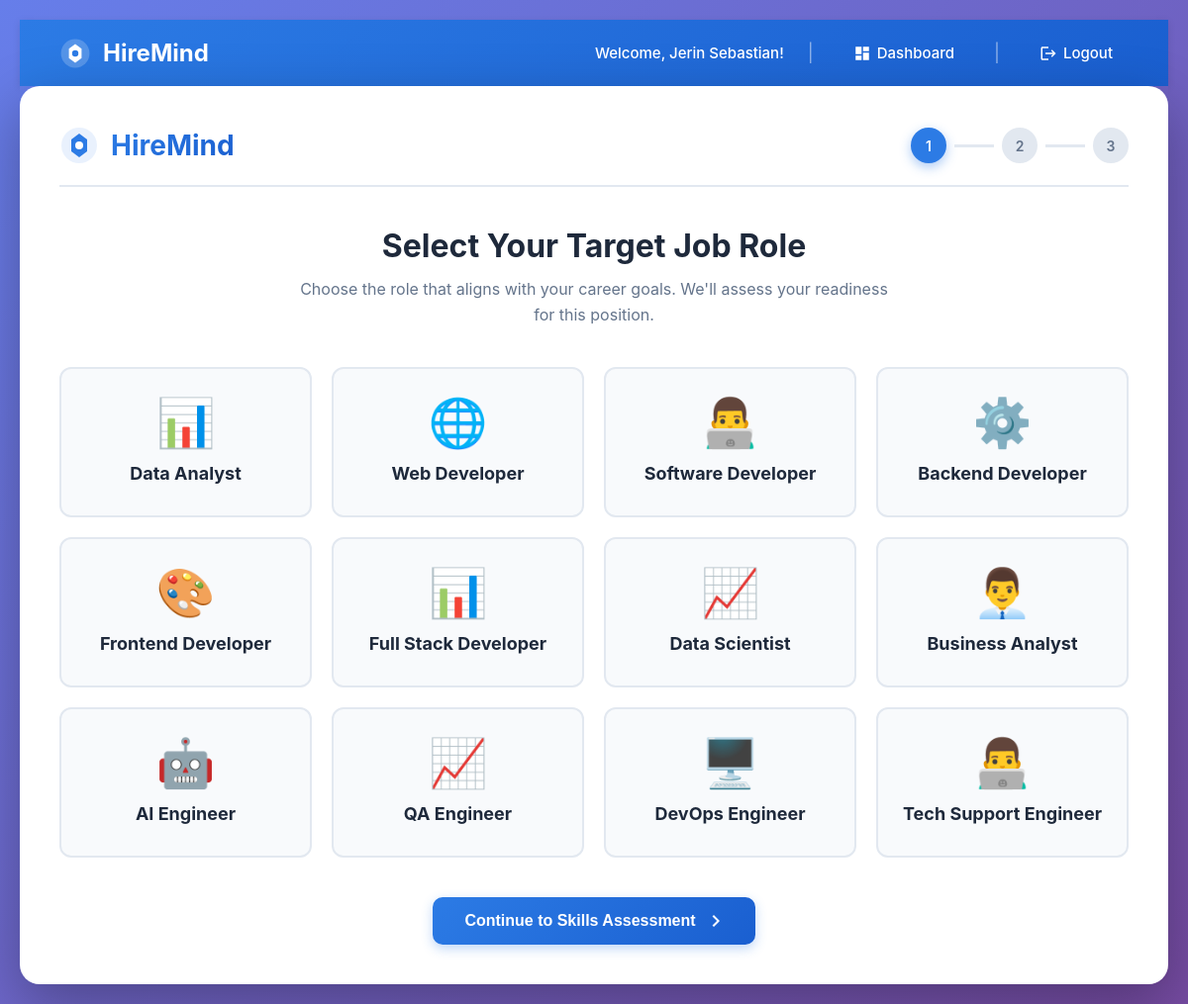
/ (signed in), run on the app's committed database.
### tables this page shows
CREATE TABLE job_roles (
            id INTEGER PRIMARY KEY AUTOINCREMENT,
            role_name TEXT UNIQUE,
            icon TEXT DEFAULT '💼'
        );

### app.py (the view)
@app.route('/')
def select_role():
    if 'user_id' not in session:
        return redirect(url_for('login'))
    if session['user_id'] == 1:
        return redirect(url_for('admin_dashboard'))
    conn = sqlite3.connect("hiremind.db", timeout=10)
    cursor = conn.cursor()
    cursor.execute("SELECT role_name, icon FROM job_roles")
    roles = cursor.fetchall()
    conn.close()
    return render_template('select_role.html', roles=roles)

### templates/select_role.html (shortened to what this page needs)
{% extends "base.html" %}
{% block content %}
<head>
    <link rel="stylesheet" href="{{ url_for('static', filename='style.css') }}">
</head>
<div class="container">
    <div class="header">
        <div class="logo">
            <svg width="40" height="40" viewBox="0 0 40 40" fill="none">
                <circle cx="20" cy="20" r="18" fill="#2C7BE5" opacity="0.1"/>
                <path d="M20 8L28 14V26L20 32L12 26V14L20 8Z" fill="#2C7BE5"/>
                <circle cx="20" cy="20" r="4" fill="white"/>
            </svg>
            <h1>HireMind</h1>
        </div>
        <div class="step-indicator">
            <div class="step active">1</div>
            <div class="step-line"></div>
            <div class="step">2</div>
            <div class="step-line"></div>
            <div class="step">3</div>
        </div>
    </div>
    <div class="content-header">
        <h2>Select Your Target Job Role</h2>
        <p class="subtitle">Choose the role that aligns with your career goals. We'll assess your readiness for this position.</p>
    </div>
    <form action="/skills" method="post">
        <div class="job-roles-grid">
            {% for role, icon in roles %}
            <div class="job-role-card">
                <label for="role_{{ loop.index }}">
                    <div class="icon">{{ icon }}</div>
                    <div class="role-name">{{ role }}</div>
                </label>
            </div>
            {% endfor %}
        </div>
        <div class="button-container">
            <button type="submit" class="btn-primary">
                Continue to Skills Assessment
                <svg width="20" height="20" viewBox="0 0 20 20" fill="currentColor">
                    <path d="M10 4L8.59 5.41L13.17 10L8.59 14.59L10 16L16 10L10 4Z"/>
                </svg>
            </button>
        </div>
    </form>
</div>
{% endblock %}

### static/style.css (style rules this page uses)
* { margin: 0; padding: 0; box-sizing: border-box; }
body { font-family: -apple-system, BlinkMacSystemFont, 'Segoe UI', 'Roboto', 'Oxygen', 'Ubuntu', 'Cantarell', sans-serif; background: linear-gradient(135deg, #667eea 0%, #764ba2 100%); min-height: 100vh; padding: 20px; color: #1e293b; }
.container { max-width: 1200px; margin: 0 auto; background: #ffffff; padding: 40px; border-radius: 20px; box-shadow: 0 20px 60px rgba(0, 0, 0, 0.3); animation: slideIn 0.6s ease-out; }
.header { display: flex; justify-content: space-between; align-items: center; margin-bottom: 40px; padding-bottom: 20px; border-bottom: 2px solid #e2e8f0; }
.logo { display: flex; align-items: center; gap: 12px; }
.logo h1 { font-size: 28px; font-weight: 700; background: linear-gradient(135deg, #2C7BE5 0%, #1a5fd0 100%); -webkit-background-clip: text; -webkit-text-fill-color: transparent; background-clip: text; }
.step-indicator { display: flex; align-items: center; gap: 8px; }
.step { width: 36px; height: 36px; border-radius: 50%; background: #e2e8f0; color: #64748b; display: flex; align-items: center; justify-content: center; font-weight: 600; font-size: 14px; transition: all 0.3s ease; }
.step.active { background: #2C7BE5; color: white; box-shadow: 0 4px 12px rgba(44, 123, 229, 0.4); }
.step-line { width: 40px; height: 3px; background: #e2e8f0; transition: all 0.3s ease; }
.content-header { text-align: center; margin-bottom: 40px; }
.content-header h2 { font-size: 32px; color: #1e293b; margin-bottom: 12px; font-weight: 700; }
.subtitle { color: #64748b; font-size: 16px; line-height: 1.6; max-width: 600px; margin: 0 auto; }
.job-roles-grid { display: grid; grid-template-columns: repeat(auto-fit, minmax(250px, 1fr)); gap: 20px; margin-bottom: 40px; }
.job-role-card { position: relative; }
.job-role-card label { display: block; padding: 24px; background: #f8fafc; border: 2px solid #e2e8f0; border-radius: 12px; cursor: pointer; transition: all 0.3s ease; text-align: center; }
.icon { font-size: 48px; margin-bottom: 12px; }
.role-name { font-weight: 700; font-size: 18px; color: #1e293b; margin-bottom: 8px; }
.button-container { display: flex; justify-content: center; gap: 16px; margin-top: 40px; }
button, .btn-primary, .btn-secondary { padding: 14px 32px; border: none; border-radius: 10px; font-size: 16px; font-weight: 600; cursor: pointer; transition: all 0.3s ease; display: inline-flex; align-items: center; gap: 8px; }
.btn-primary, button[type="submit"] { background: linear-gradient(135deg, #2C7BE5 0%, #1a5fd0 100%); color: white; box-shadow: 0 4px 12px rgba(44, 123, 229, 0.3); }

### templates/base.html (style rules this page uses)
body { margin: 0; padding: 0; }

### data on the page
job_roles: icon "📊", role_name "Data Analyst"
job_roles: icon "🌐", role_name "Web Developer"
job_roles: icon "👨‍💻", role_name "Software Developer"
job_roles: icon "⚙️", role_name "Backend Developer"
job_roles: icon "🎨", role_name "Frontend Developer"
job_roles: icon "📊", role_name "Full Stack Developer"
job_roles: icon "📈", role_name "Data Scientist"
job_roles: icon "👨‍💼", role_name "Business Analyst"
job_roles: icon "🤖", role_name "AI Engineer"
job_roles: icon "📈", role_name "QA Engineer"
job_roles: icon "🖥️", role_name "DevOps Engineer"
job_roles: icon "👨‍💻", role_name "Tech Support Engineer"

### other printed values
{{ session['username'] }} "Jerin Sebastian"
